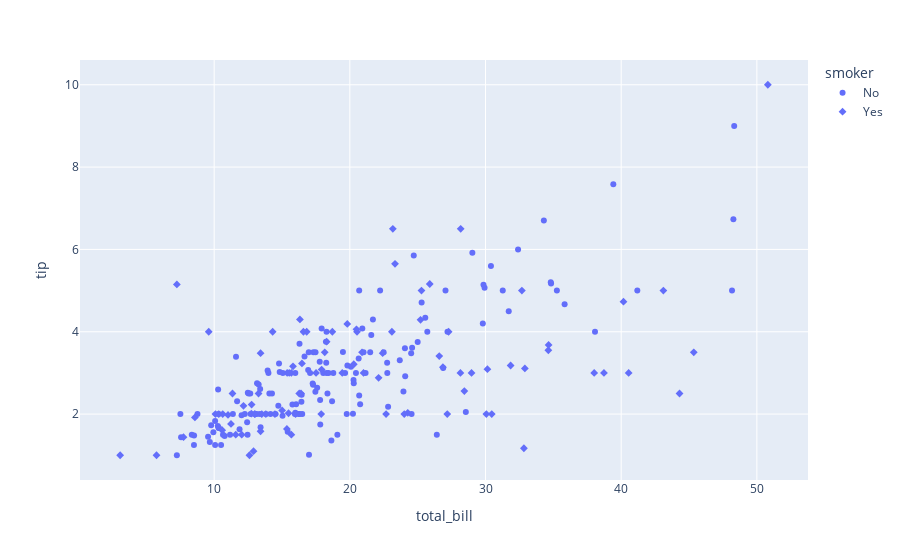

The cell this chart's notebook holds for it:
### Markdown cell above
## Basic Plot

### Code cell
# Showing how much tipc is given accoring to total bill by smoker and non-smoker
scatterplot = px.scatter(
    data_frame=tips,
    x="total_bill",
    y="tip",
    symbol="smoker",
#      size_max=13
)

pio.show(scatterplot)

### Figure 1 — Plotly figure (JSON) as saved in the notebook; plotly's stock layout.template omitted (floating-point values rounded to 4 significant figures; data arrays with more than 128 entries replaced by an {"elided": "..."} marker saying what was removed)
{"data": [{"hovertemplate": "smoker=No<br>total_bill=%{x}<br>tip=%{y}<extra></extra>", "legendgroup": "No", "marker": {"color": "#636efa", "symbol": "circle"}, "mode": "markers", "name": "No", "orientation": "v", "showlegend": true, "type": "scatter", "x": {"elided": "151 float values"}, "xaxis": "x", "y": {"elided": "151 float values"}, "yaxis": "y"}, {"hovertemplate": "smoker=Yes<br>total_bill=%{x}<br>tip=%{y}<extra></extra>", "legendgroup": "Yes", "marker": {"color": "#636efa", "symbol": "diamond"}, "mode": "markers", "name": "Yes", "orientation": "v", "showlegend": true, "type": "scatter", "x": [38.01, 11.24, 20.29, 13.81, 11.02, 18.29, 3.07, 15.01, 26.86, 25.28, 17.92, 19.44, 32.68, 28.97, 5.75, 16.32, 40.17, 27.28, 12.03, 21.01, 11.35, 15.38, 44.3, 22.42, 15.36, 20.49, 25.21, 14.31, 16, 17.51, 10.59, 10.63, 50.81, 15.81, 7.25, 31.85, 16.82, 32.9, 17.89, 14.48, 9.6, 34.63, 34.65, 23.33, 45.35, 23.17, 40.55, 20.9, 30.46, 18.15, 23.1, 15.69, 19.81, 28.44, 15.48, 16.58, 10.34, 43.11, 13, 13.51, 18.71, 12.74, 13, 16.4, 20.53, 16.47, 26.59, 38.73, 24.27, 12.76, 30.06, 25.89, 13.27, 28.17, 12.9, 28.15, 11.59, 7.74, 30.14, 12.16, 13.42, 8.58, 13.42, 16.27, 10.09, 22.12, 24.01, 15.69, 15.53, 12.6, 32.83, 27.18, 22.67], "xaxis": "x", "y": [3, 1.76, 3.21, 2, 1.98, 3.76, 1, 2.09, 3.14, 5, 3.08, 3, 5, 3, 1, 4.3, 4.73, 4, 1.5, 3, 2.5, 3, 2.5, 3.48, 1.64, 4.06, 4.29, 4, 2, 3, 1.61, 2, 10, 3.16, 5.15, 3.18, 4, 3.11, 2, 2, 4, 3.55, 3.68, 5.65, 3.5, 6.5, 3, 3.5, 2, 3.5, 4, 1.5, 4.19, 2.56, 2.02, 4, 2, 5, 2, 2, 4, 2.01, 2, 2.5, 4, 3.23, 3.41, 3, 2.03, 2.23, 2, 5.16, 2.5, 6.5, 1.1, 3, 1.5, 1.44, 3.09, 2.2, 3.48, 1.92, 1.58, 2.5, 2, 2.88, 2, 3, 3, 1, 1.17, 2, 2], "yaxis": "y"}], "layout": {"autosize": true, "legend": {"title": {"text": "smoker"}, "tracegroupgap": 0}, "margin": {"t": 60}, "xaxis": {"anchor": "y", "autorange": true, "domain": [0, 1], "range": [-0.2272, 54.11], "title": {"text": "total_bill"}, "type": "linear"}, "yaxis": {"anchor": "x", "autorange": true, "domain": [0, 1], "range": [0.3619, 10.64], "title": {"text": "tip"}, "type": "linear"}}}
